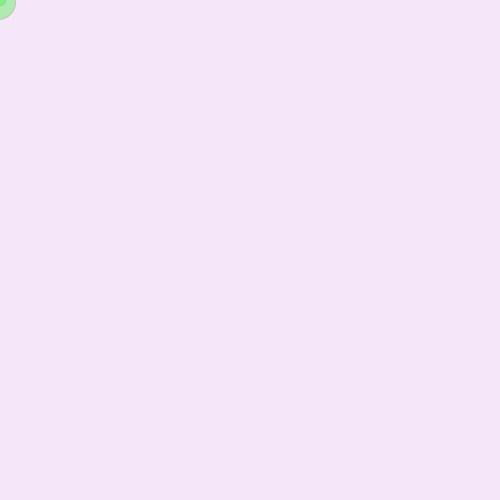
Frame 1 (no input)
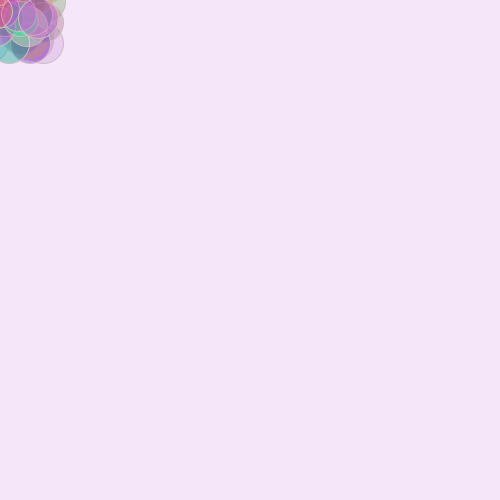
Frame 60 (the mouse pressed at the canvas centre just before this capture)
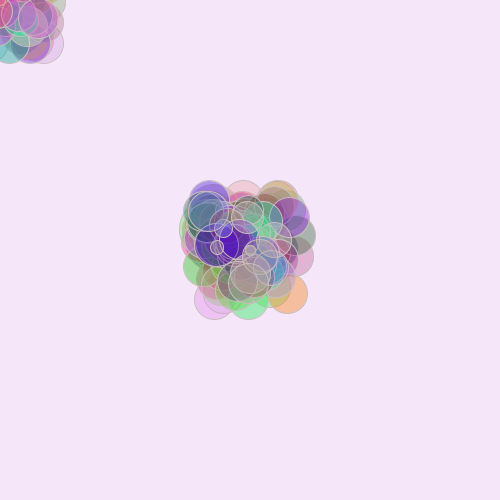
Frame 120 (the mouse held since frame 60 and released just before this capture)

The Processing sketch that drew these frames (run headless with seeded random() and noise(); from frame 60 on, the mouse is pressed at the canvas centre):

// Processing sketch: processing_22263
// ── processing_22263.pde

void setup() { 
  size(500,500);
  background(245,230,250);
}

void draw() {

  float diam = random (60);
  fill(random(255), random(255), random(255),100);
  stroke(200,190,190);
  ellipse(mouseX+random(-45,0),mouseY+random(-40,0), diam,diam);
  
  ellipse(mouseX,mouseY,10,10);
  
  ellipse(mouseX+random(-25,25),mouseY+random(-25,25), 35,35);
  
  
  ellipse(mouseX+random(-50,50),mouseY+random(-50,50), 40, 40);
  
}
                
                                                
